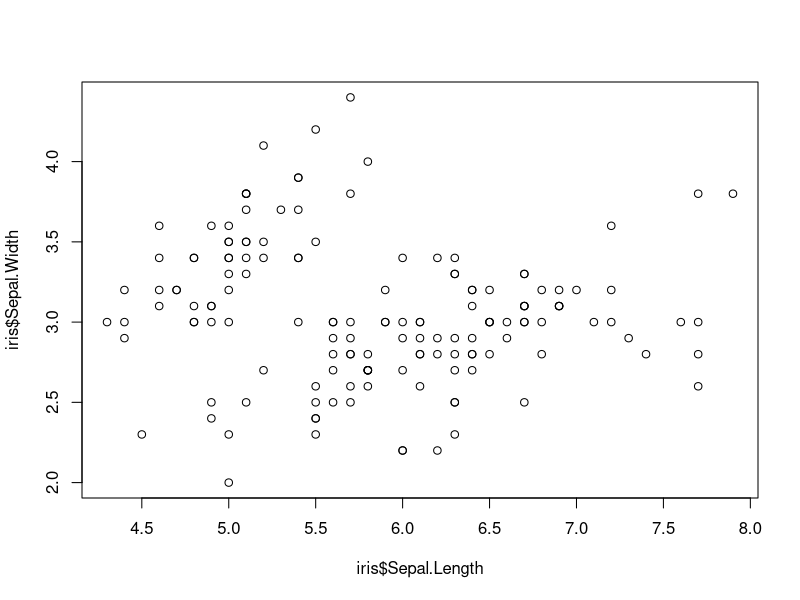
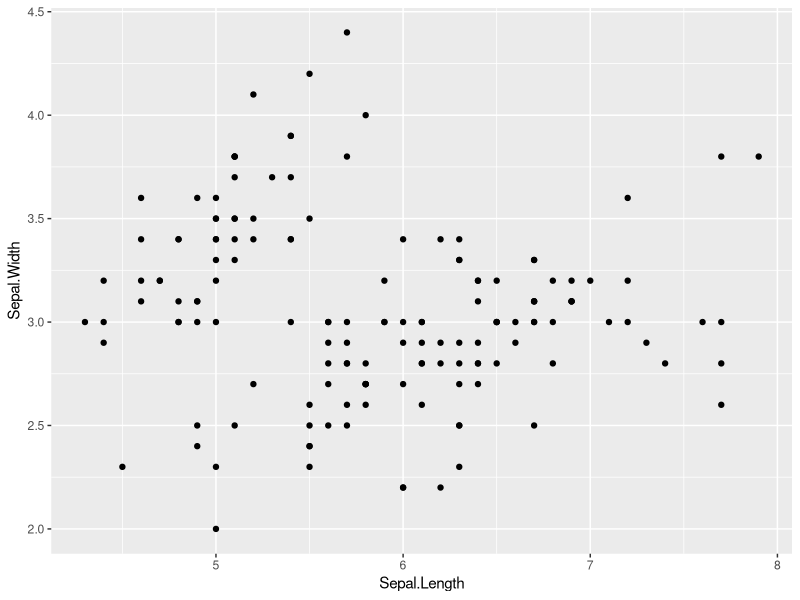
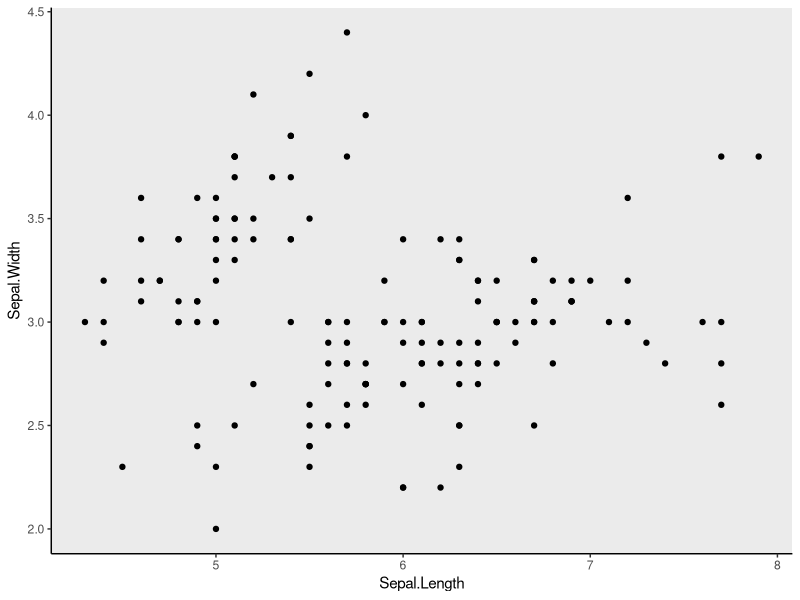
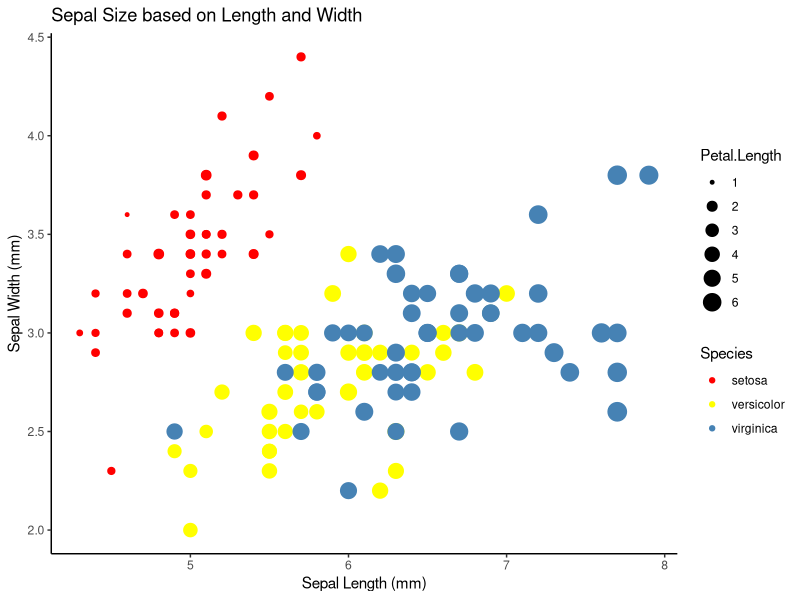

R code for these plots, in order:
#use built in iris dataset
#take a look at it 
head(iris)
#load in some tidyverse packages
library(dplyr)
library(ggplot2)

#####################################
##### Part 1: for loops         #####
#####################################

#Using only data for iris versicolor
#write a for loop
#that produces a regression table
#for each of the following relationships
#1. iris  sepal length x width
#2. iris  petal length x width
#3. iris sepal length x petal length

# hint: consider using a list, and also new vectors for regression variables

#Creates an empty list named final_list
final_list = list()

# Creates a list named flower containing only the data for iris versicolor
flower <- iris[iris$Species=='versicolor',]

# Creates a list of data to be used in the linear models in the following for loop
list_data = list(flower$Sepal.Length, flower$Sepal.Width, flower$Petal.Length,
                 flower$Petal.Width, flower$Sepal.Length, flower$Petal.Length)

for (i in 1:3){
  
  # takes the data from list_data two at a time and assigns them to DataSet1 and DataSet2
  DataSet1 = unlist(list_data[((i*2)-1)])
  DataSet2 = unlist(list_data[(i*2)])
  
  # Uses DataSet1 and DataSet2 and finds the linear model, adds result to final_list
  final_list[[i]] <- lm(DataSet1 ~ DataSet2)
}


#####################################
##### Part 2: data in dplyr     #####
#####################################

#use dplyr to join data of maximum height
#to a new iris data frame
height <- data.frame(Species = c("virginica","setosa","versicolor"),
                     Height.cm = c(60,100,11.8))

# joins iris and height based on species, saves result to irisNew
irisNew <- full_join(iris, height, by ='Species')



#####################################
##### Part 3: plots in ggplot2  #####
#####################################

#look at base R scatter plot
plot(iris$Sepal.Length,iris$Sepal.Width)

#3a. now make the same plot in ggplot
NewPlot1 <- ggplot(iris, aes(Sepal.Length, Sepal.Width)) + geom_point()
# Prints NewPlot1
NewPlot1


#3b. make a scatter plot with ggplot and get rid of busy grid lines
NewPlot2 <- NewPlot1 + theme(panel.grid.major = element_blank(), panel.grid.minor = element_blank(),
                             axis.line = element_line(colour = "black"))
# Prints NewPlot2
NewPlot2


#3c. make a scatter plot with ggplot, remove grid lines, add a title and axis labels, 
#    show species by color, and make the point size proportional to petal length
NewPlot3 <- ggplot(iris, aes(Sepal.Length, Sepal.Width, color = Species, size = Petal.Length)) +
            geom_point() + 
            theme_classic() + 
            scale_color_manual(values = c("setosa" = "red",
                              "versicolor"="yellow","virginica"="steelblue")) +
            labs(x = "Sepal Length (mm)", y = "Sepal Width (mm)",
                title = "Sepal Size based on Length and Width")
# Prints NewPlot3
NewPlot3

#####################################
##### Question: how did         #####
##### arguments differ between  #####
##### plot and ggplot?          #####
#####################################	
